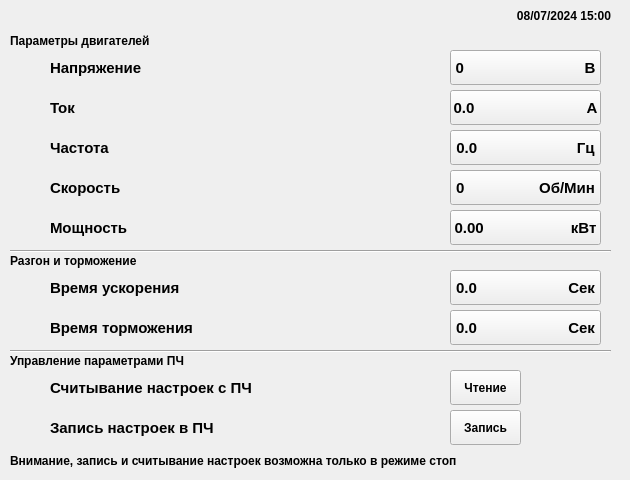
     <widget class="QWidget" name="Settings_Station_Settings_Engine_Parameters_page">
      <widget class="QLabel" name="station_settings_engine_parameters_time_label">
       <property name="geometry">
        <rect>
         <x>480</x>
         <y>0</y>
         <width>141</width>
         <height>31</height>
        </rect>
       </property>
       <property name="font">
        <font>
         <family>Arial</family>
         <pointsize>9</pointsize>
         <weight>75</weight>
         <bold>true</bold>
        </font>
       </property>
       <property name="text">
        <string>08/07/2024 15:00   </string>
       </property>
       <property name="alignment">
        <set>Qt::AlignRight|Qt::AlignTrailing|Qt::AlignVCenter</set>
       </property>
      </widget>
      <widget class="QLabel" name="label_81">
       <property name="geometry">
        <rect>
         <x>50</x>
         <y>50</y>
         <width>191</width>
         <height>35</height>
        </rect>
       </property>
       <property name="font">
        <font>
         <family>Arial</family>
         <pointsize>11</pointsize>
         <weight>75</weight>
         <bold>true</bold>
        </font>
       </property>
       <property name="text">
        <string>Напряжение</string>
       </property>
      </widget>
      <widget class="QLabel" name="station_settings_engine_parameters_icon_label_1">
       <property name="geometry">
        <rect>
         <x>10</x>
         <y>50</y>
         <width>40</width>
         <height>35</height>
        </rect>
       </property>
       <property name="text">
        <string/>
       </property>
      </widget>
      <widget class="QPushButton" name="station_settings_engine_parameters_voltage_pushButton">
       <property name="geometry">
        <rect>
         <x>450</x>
         <y>50</y>
         <width>151</width>
         <height>35</height>
        </rect>
       </property>
       <property name="font">
        <font>
         <family>Arial</family>
         <pointsize>11</pointsize>
         <weight>75</weight>
         <bold>true</bold>
        </font>
       </property>
       <property name="text">
        <string>0                             B</string>
       </property>
      </widget>
      <widget class="QLabel" name="label_71">
       <property name="geometry">
        <rect>
         <x>10</x>
         <y>30</y>
         <width>171</width>
         <height>21</height>
        </rect>
       </property>
       <property name="font">
        <font>
         <family>Arial</family>
         <pointsize>9</pointsize>
         <weight>75</weight>
         <bold>true</bold>
        </font>
       </property>
       <property name="text">
        <string>Параметры двигателей</string>
       </property>
      </widget>
      <widget class="QLabel" name="station_settings_engine_parameters_icon_label_2">
       <property name="geometry">
        <rect>
         <x>10</x>
         <y>90</y>
         <width>40</width>
         <height>35</height>
        </rect>
       </property>
       <property name="text">
        <string/>
       </property>
      </widget>
      <widget class="QLabel" name="station_settings_engine_parameters_icon_label_3">
       <property name="geometry">
        <rect>
         <x>10</x>
         <y>130</y>
         <width>40</width>
         <height>35</height>
        </rect>
       </property>
       <property name="text">
        <string/>
       </property>
      </widget>
      <widget class="QLabel" name="station_settings_engine_parameters_icon_label_4">
       <property name="geometry">
        <rect>
         <x>10</x>
         <y>170</y>
         <width>40</width>
         <height>35</height>
        </rect>
       </property>
       <property name="text">
        <string/>
       </property>
      </widget>
      <widget class="QLabel" name="station_settings_engine_parameters_icon_label_5">
       <property name="geometry">
        <rect>
         <x>10</x>
         <y>210</y>
         <width>40</width>
         <height>35</height>
        </rect>
       </property>
       <property name="text">
        <string/>
       </property>
      </widget>
      <widget class="QLabel" name="label_85">
       <property name="geometry">
        <rect>
         <x>50</x>
         <y>90</y>
         <width>191</width>
         <height>35</height>
        </rect>
       </property>
       <property name="font">
        <font>
         <family>Arial</family>
         <pointsize>11</pointsize>
         <weight>75</weight>
         <bold>true</bold>
        </font>
       </property>
       <property name="text">
        <string>Ток</string>
       </property>
      </widget>
      <widget class="QLabel" name="label_72">
       <property name="geometry">
        <rect>
         <x>10</x>
         <y>250</y>
         <width>171</width>
         <height>21</height>
        </rect>
       </property>
       <property name="font">
        <font>
         <family>Arial</family>
         <pointsize>9</pointsize>
         <weight>75</weight>
         <bold>true</bold>
        </font>
       </property>
       <property name="text">
        <string>Разгон и торможение</string>
       </property>
      </widget>
      <widget class="QLabel" name="label_86">
       <property name="geometry">
        <rect>
         <x>10</x>
         <y>350</y>
         <width>181</width>
         <height>21</height>
        </rect>
       </property>
       <property name="font">
        <font>
         <family>Arial</family>
         <pointsize>9</pointsize>
         <weight>75</weight>
         <bold>true</bold>
        </font>
       </property>
       <property name="text">
        <string>Управление параметрами ПЧ</string>
       </property>
      </widget>
      <widget class="Line" name="station_settings_engine_parameters_line_1">
       <property name="geometry">
        <rect>
         <x>10</x>
         <y>250</y>
         <width>601</width>
         <height>2</height>
        </rect>
       </property>
       <property name="frameShadow">
        <enum>QFrame::Sunken</enum>
       </property>
       <property name="orientation">
        <enum>Qt::Horizontal</enum>
       </property>
      </widget>
      <widget class="Line" name="station_settings_engine_parameters_line_2">
       <property name="geometry">
        <rect>
         <x>10</x>
         <y>350</y>
         <width>601</width>
         <height>2</height>
        </rect>
       </property>
       <property name="frameShadow">
        <enum>QFrame::Sunken</enum>
       </property>
       <property name="orientation">
        <enum>Qt::Horizontal</enum>
       </property>
      </widget>
      <widget class="QLabel" name="station_settings_engine_parameters_icon_label_6">
       <property name="geometry">
        <rect>
         <x>10</x>
         <y>270</y>
         <width>40</width>
         <height>35</height>
        </rect>
       </property>
       <property name="text">
        <string/>
       </property>
      </widget>
      <widget class="QLabel" name="station_settings_engine_parameters_icon_label_7">
       <property name="geometry">
        <rect>
         <x>10</x>
         <y>310</y>
         <width>40</width>
         <height>35</height>
        </rect>
       </property>
       <property name="text">
        <string/>
       </property>
      </widget>
      <widget class="QLabel" name="label_87">
       <property name="geometry">
        <rect>
         <x>50</x>
         <y>130</y>
         <width>191</width>
         <height>35</height>
        </rect>
       </property>
       <property name="font">
        <font>
         <family>Arial</family>
         <pointsize>11</pointsize>
         <weight>75</weight>
         <bold>true</bold>
        </font>
       </property>
       <property name="text">
        <string>Частота</string>
       </property>
      </widget>
      <widget class="QLabel" name="label_89">
       <property name="geometry">
        <rect>
         <x>50</x>
         <y>170</y>
         <width>191</width>
         <height>35</height>
        </rect>
       </property>
       <property name="font">
        <font>
         <family>Arial</family>
         <pointsize>11</pointsize>
         <weight>75</weight>
         <bold>true</bold>
        </font>
       </property>
       <property name="text">
        <string>Скорость</string>
       </property>
      </widget>
      <widget class="QLabel" name="label_90">
       <property name="geometry">
        <rect>
         <x>50</x>
         <y>210</y>
         <width>191</width>
         <height>35</height>
        </rect>
       </property>
       <property name="font">
        <font>
         <family>Arial</family>
         <pointsize>11</pointsize>
         <weight>75</weight>
         <bold>true</bold>
        </font>
       </property>
       <property name="text">
        <string>Мощность</string>
       </property>
      </widget>
      <widget class="QLabel" name="label_91">
       <property name="geometry">
        <rect>
         <x>50</x>
         <y>270</y>
         <width>191</width>
         <height>35</height>
        </rect>
       </property>
       <property name="font">
        <font>
         <family>Arial</family>
         <pointsize>11</pointsize>
         <weight>75</weight>
         <bold>true</bold>
        </font>
       </property>
       <property name="text">
        <string>Время ускорения</string>
       </property>
      </widget>
      <widget class="QLabel" name="label_92">
       <property name="geometry">
        <rect>
         <x>50</x>
         <y>310</y>
         <width>191</width>
         <height>35</height>
        </rect>
       </property>
       <property name="font">
        <font>
         <family>Arial</family>
         <pointsize>11</pointsize>
         <weight>75</weight>
         <bold>true</bold>
        </font>
       </property>
       <property name="text">
        <string>Время торможения</string>
       </property>
      </widget>
      <widget class="QLabel" name="label_93">
       <property name="geometry">
        <rect>
         <x>50</x>
         <y>370</y>
         <width>211</width>
         <height>35</height>
        </rect>
       </property>
       <property name="font">
        <font>
         <family>Arial</family>
         <pointsize>11</pointsize>
         <weight>75</weight>
         <bold>true</bold>
        </font>
       </property>
       <property name="text">
        <string>Считывание настроек с ПЧ</string>
       </property>
      </widget>
      <widget class="QLabel" name="label_94">
       <property name="geometry">
        <rect>
         <x>50</x>
         <y>410</y>
         <width>211</width>
         <height>35</height>
        </rect>
       </property>
       <property name="font">
        <font>
         <family>Arial</family>
         <pointsize>11</pointsize>
         <weight>75</weight>
         <bold>true</bold>
        </font>
       </property>
       <property name="text">
        <string>Запись настроек в ПЧ</string>
       </property>
      </widget>
      <widget class="QLabel" name="station_settings_engine_parameters_icon_label_8">
       <property name="geometry">
        <rect>
         <x>10</x>
         <y>370</y>
         <width>40</width>
         <height>35</height>
        </rect>
       </property>
       <property name="text">
        <string/>
       </property>
      </widget>
      <widget class="QLabel" name="station_settings_engine_parameters_icon_label_9">
       <property name="geometry">
        <rect>
         <x>10</x>
         <y>410</y>
         <width>40</width>
         <height>35</height>
        </rect>
       </property>
       <property name="text">
        <string/>
       </property>
      </widget>
      <widget class="QPushButton" name="station_settings_engine_parameters_amperage_pushButton">
       <property name="geometry">
        <rect>
         <x>450</x>
         <y>90</y>
         <width>151</width>
         <height>35</height>
        </rect>
       </property>
       <property name="font">
        <font>
         <family>Arial</family>
         <pointsize>11</pointsize>
         <weight>75</weight>
         <bold>true</bold>
        </font>
       </property>
       <property name="text">
        <string>0.0                           А</string>
       </property>
      </widget>
      <widget class="QPushButton" name="station_settings_engine_parameters_frequency_pushButton">
       <property name="geometry">
        <rect>
         <x>450</x>
         <y>130</y>
         <width>151</width>
         <height>35</height>
        </rect>
       </property>
       <property name="font">
        <font>
         <family>Arial</family>
         <pointsize>11</pointsize>
         <weight>75</weight>
         <bold>true</bold>
        </font>
       </property>
       <property name="text">
        <string>0.0                        Гц</string>
       </property>
      </widget>
      <widget class="QPushButton" name="station_settings_engine_parameters_speed_pushButton">
       <property name="geometry">
        <rect>
         <x>450</x>
         <y>170</y>
         <width>151</width>
         <height>35</height>
        </rect>
       </property>
       <property name="font">
        <font>
         <family>Arial</family>
         <pointsize>11</pointsize>
         <weight>75</weight>
         <bold>true</bold>
        </font>
       </property>
       <property name="text">
        <string>0                  Об/Мин</string>
       </property>
      </widget>
      <widget class="QPushButton" name="station_settings_engine_parameters_power_pushButton">
       <property name="geometry">
        <rect>
         <x>450</x>
         <y>210</y>
         <width>151</width>
         <height>35</height>
        </rect>
       </property>
       <property name="font">
        <font>
         <family>Arial</family>
         <pointsize>11</pointsize>
         <weight>75</weight>
         <bold>true</bold>
        </font>
       </property>
       <property name="text">
        <string>0.00                     кВт</string>
       </property>
      </widget>
      <widget class="QLabel" name="shield_15_label">
       <property name="geometry">
        <rect>
         <x>410</x>
         <y>50</y>
         <width>40</width>
         <height>35</height>
        </rect>
       </property>
       <property name="text">
        <string/>
       </property>
      </widget>
      <widget class="QLabel" name="shield_16_label">
       <property name="geometry">
        <rect>
         <x>410</x>
         <y>90</y>
         <width>40</width>
         <height>35</height>
        </rect>
       </property>
       <property name="text">
        <string/>
       </property>
      </widget>
      <widget class="QLabel" name="shield_17_label">
       <property name="geometry">
        <rect>
         <x>410</x>
         <y>130</y>
         <width>40</width>
         <height>35</height>
        </rect>
       </property>
       <property name="text">
        <string/>
       </property>
      </widget>
      <widget class="QLabel" name="shield_18_label">
       <property name="geometry">
        <rect>
         <x>410</x>
         <y>170</y>
         <width>40</width>
         <height>35</height>
        </rect>
       </property>
       <property name="text">
        <string/>
       </property>
      </widget>
      <widget class="QLabel" name="shield_19_label">
       <property name="geometry">
        <rect>
         <x>410</x>
         <y>210</y>
         <width>40</width>
         <height>35</height>
        </rect>
       </property>
       <property name="text">
        <string/>
       </property>
      </widget>
      <widget class="QLabel" name="shield_20_label">
       <property name="geometry">
        <rect>
         <x>410</x>
         <y>270</y>
         <width>40</width>
         <height>35</height>
        </rect>
       </property>
       <property name="text">
        <string/>
       </property>
      </widget>
      <widget class="QLabel" name="shield_21_label">
       <property name="geometry">
        <rect>
         <x>410</x>
         <y>310</y>
         <width>40</width>
         <height>35</height>
        </rect>
       </property>
       <property name="text">
        <string/>
       </property>
      </widget>
      <widget class="QPushButton" name="station_settings_engine_parameters_acceleration_time_pushButton">
       <property name="geometry">
        <rect>
         <x>450</x>
         <y>270</y>
         <width>151</width>
         <height>35</height>
        </rect>
       </property>
       <property name="font">
        <font>
         <family>Arial</family>
         <pointsize>11</pointsize>
         <weight>75</weight>
         <bold>true</bold>
        </font>
       </property>
       <property name="text">
        <string>0.0                      Сек</string>
       </property>
      </widget>
      <widget class="QPushButton" name="station_settings_engine_parameters_slow_down_time_pushButton">
       <property name="geometry">
        <rect>
         <x>450</x>
         <y>310</y>
         <width>151</width>
         <height>35</height>
        </rect>
       </property>
       <property name="font">
        <font>
         <family>Arial</family>
         <pointsize>11</pointsize>
         <weight>75</weight>
         <bold>true</bold>
        </font>
       </property>
       <property name="text">
        <string>0.0                      Сек</string>
       </property>
      </widget>
      <widget class="QPushButton" name="station_settings_engine_parameters_read_settings_pushButton">
       <property name="geometry">
        <rect>
         <x>450</x>
         <y>370</y>
         <width>71</width>
         <height>35</height>
        </rect>
       </property>
       <property name="font">
        <font>
         <family>Arial</family>
         <pointsize>9</pointsize>
         <weight>75</weight>
         <bold>true</bold>
        </font>
       </property>
       <property name="text">
        <string>Чтение</string>
       </property>
      </widget>
      <widget class="QPushButton" name="station_settings_engine_parameters_write_settings_pushButton">
       <property name="geometry">
        <rect>
         <x>450</x>
         <y>410</y>
         <width>71</width>
         <height>35</height>
        </rect>
       </property>
       <property name="font">
        <font>
         <family>Arial</family>
         <pointsize>9</pointsize>
         <weight>75</weight>
         <bold>true</bold>
        </font>
       </property>
       <property name="text">
        <string>Запись</string>
       </property>
      </widget>
      <widget class="QLabel" name="shield_22_label">
       <property name="geometry">
        <rect>
         <x>410</x>
         <y>370</y>
         <width>40</width>
         <height>35</height>
        </rect>
       </property>
       <property name="text">
        <string/>
       </property>
      </widget>
      <widget class="QLabel" name="shield_23_label">
       <property name="geometry">
        <rect>
         <x>410</x>
         <y>410</y>
         <width>40</width>
         <height>35</height>
        </rect>
       </property>
       <property name="text">
        <string/>
       </property>
      </widget>
      <widget class="QLabel" name="label_268">
       <property name="geometry">
        <rect>
         <x>10</x>
         <y>450</y>
         <width>451</width>
         <height>21</height>
        </rect>
       </property>
       <property name="font">
        <font>
         <family>Arial</family>
         <pointsize>9</pointsize>
         <weight>75</weight>
         <bold>true</bold>
        </font>
       </property>
       <property name="text">
        <string>Внимание, запись и считывание настроек возможна только в режиме стоп</string>
       </property>
      </widget>
     </widget>
